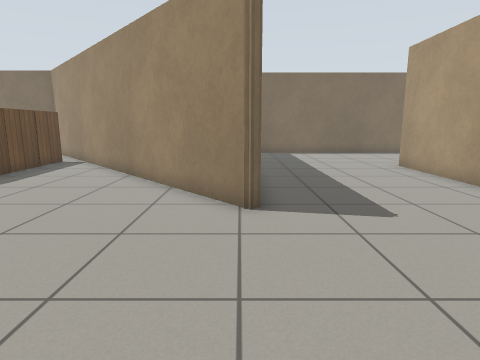
view 1 (above)

16 first-person views from a walk through a world built for the Gazebo simulator. The camera is 0.9 m above the floor, tilts 10° down and sees 75° across. The floor is counted in squares, 0.5 m on a side. Each view is taken from the middle of a square. On the plan, view 1 faces up. The plan holds only what a view shows up to about 16 squares ahead; the rest is blank. Gazebo's built-in surfaces are drawn with simple patterns.

view 2
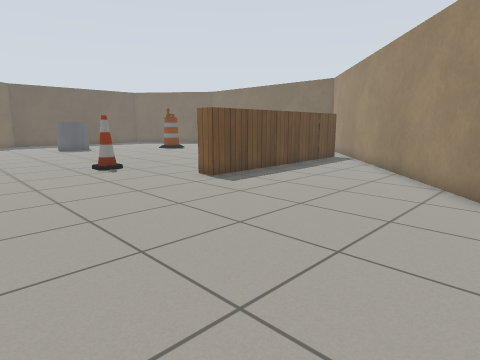

view 3
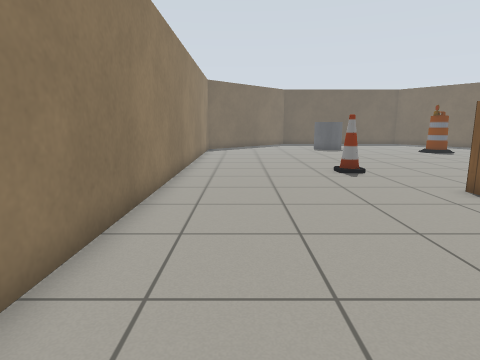

view 4
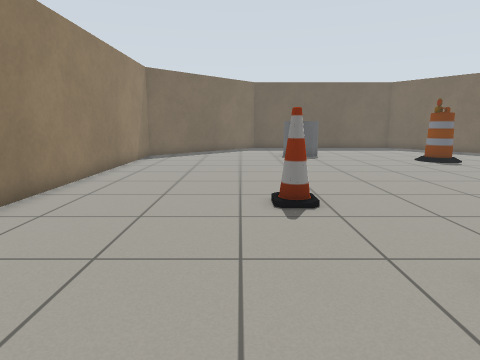

view 5
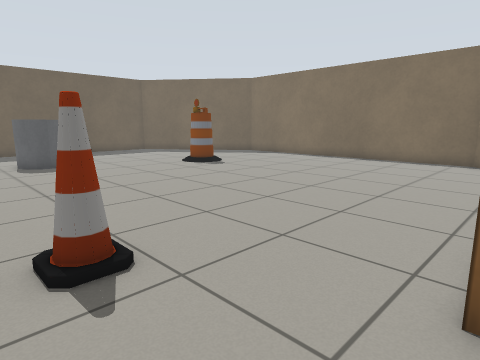

view 6
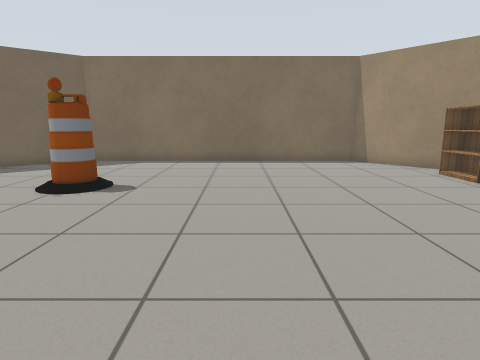

view 7
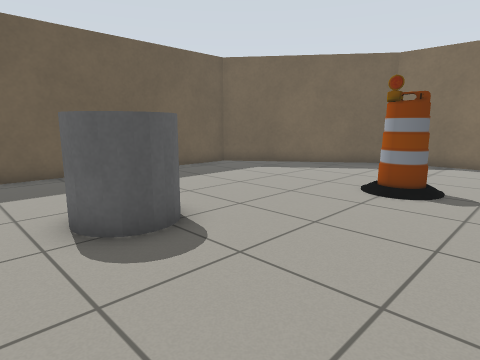

view 8
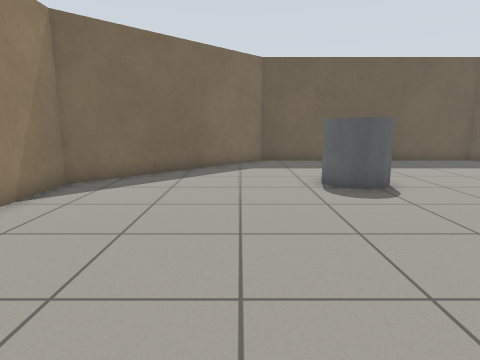

view 9
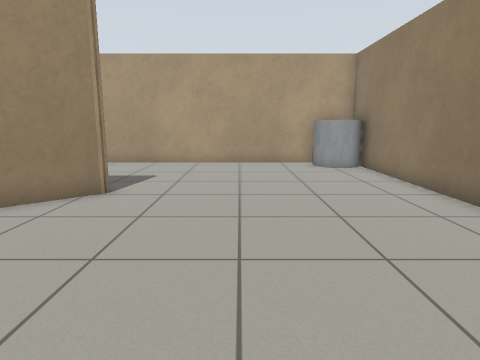

view 10
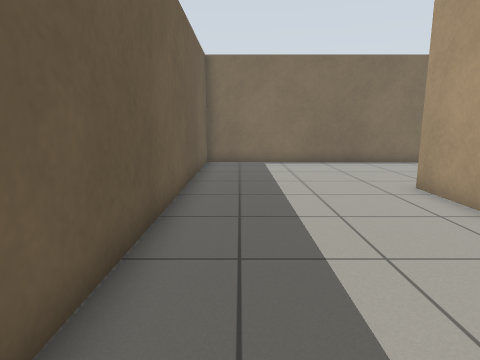

view 11
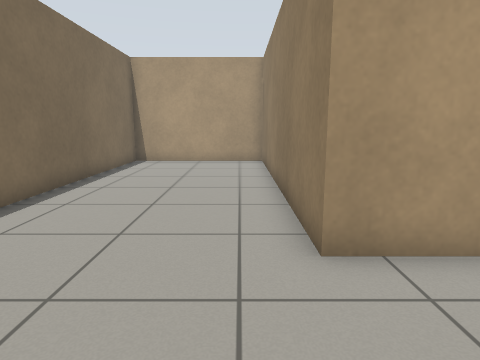

view 12
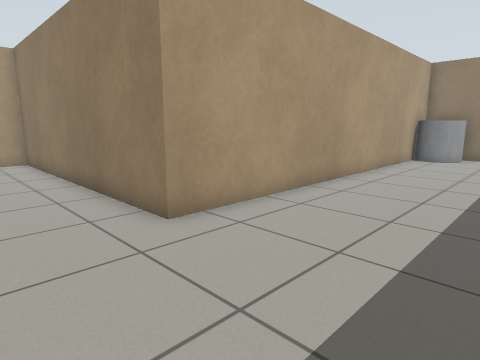

view 13
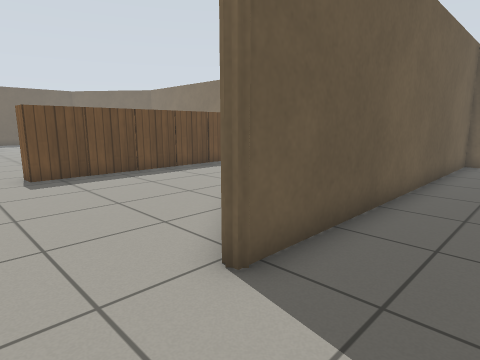

view 14
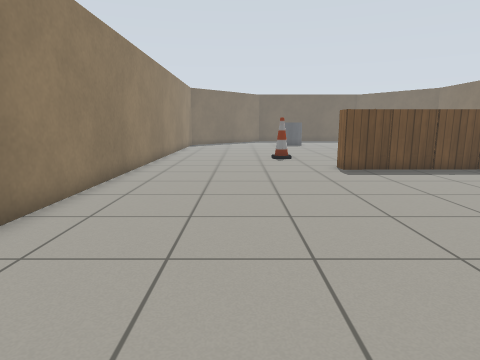

view 15
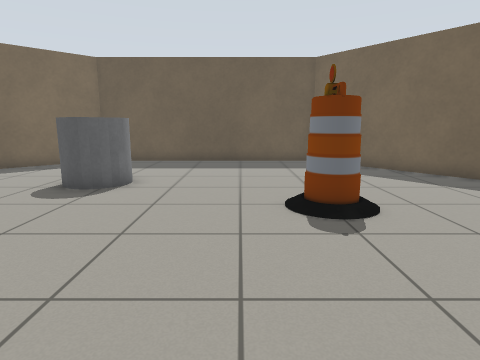

view 16
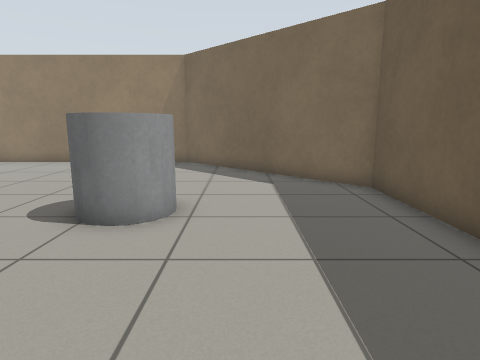

### Floor plan
Points are (right, up) in squares from view 1. A wall is a line through its corners. A room is listed if a view was taken in it or the views show most of it. See-through windows are left out.
Room 1 (views 1, 2, 3, 4, 5, 6, 7, 8, 9, 10, 11, 12, 13, 14, 15, 16)
walls: (0.5, 6.8) (0.3, 6.6) (0.2, 6.6) (-11.3, 19.6) (-24.4, 19.6) (-30.8, 14.7) (-30.8, 4.1) (-24.4, -2.3) (4.5, -2.3); (7.1, -2.3) (7.1, 13.9) (18.8, 13.9) (18.8, 20.3) (0.4, 20.3) (0.4, 6.6)
objects: grey cylinder (-26, 6) to (-24, 8); barrel (-22, 12) to (-21, 14); cone (-13, 4) to (-13, 5); bookshelf (-10, 12) to (-9, 13); bookshelf (-10, 14) to (-9, 15); bookshelf (-9, 6) to (-9, 7); bookshelf (-9, 8) to (-9, 9); bookshelf (-9, 10) to (-9, 12); grey cylinder (5, -2) to (6, 0)

Where each view was taken, in squares from view 1:
view 1: 0 up, 0 right, facing up
view 2: 1 down, 0 right, facing up-left
view 3: 0 up, 1 left, facing left
view 4: 3 up, 6 left, facing left
view 5: 3 up, 9 left, facing up-left
view 6: 4 up, 17 left, facing up
view 7: 4 up, 19 left, facing up-left
view 8: 3 up, 15 left, facing left
view 9: 3 up, 8 left, facing right
view 10: 5 up, 2 right, facing up
view 11: 15 up, 3 right, facing right
view 12: 17 up, 2 right, facing down-right
view 13: 4 up, 3 right, facing up-left
view 14: 2 up, 4 right, facing left
view 15: 11 up, 15 left, facing left
view 16: 13 up, 27 left, facing down
